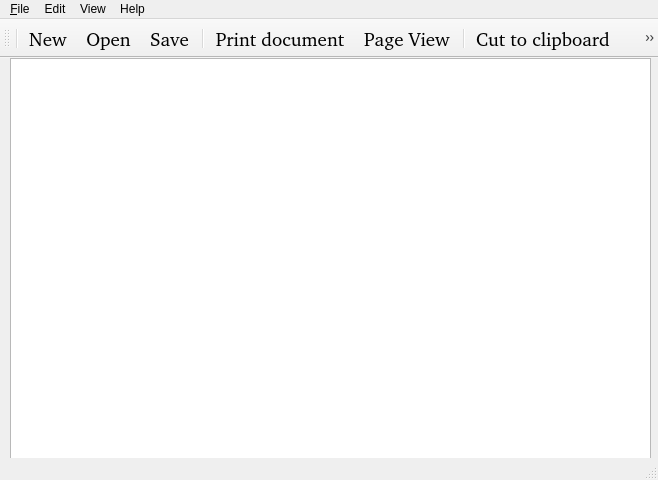
<?xml version="1.0" encoding="UTF-8"?>
<ui version="4.0">
 <class>MainWindow</class>
 <widget class="QMainWindow" name="MainWindow">
  <property name="geometry">
   <rect>
    <x>0</x>
    <y>0</y>
    <width>658</width>
    <height>480</height>
   </rect>
  </property>
  <property name="windowTitle">
   <string>Блокнот</string>
  </property>
  <widget class="QWidget" name="centralwidget">
   <widget class="QTextEdit" name="textEdit">
    <property name="geometry">
     <rect>
      <x>10</x>
      <y>0</y>
      <width>641</width>
      <height>461</height>
     </rect>
    </property>
   </widget>
  </widget>
  <widget class="QMenuBar" name="menubar">
   <property name="geometry">
    <rect>
     <x>0</x>
     <y>0</y>
     <width>658</width>
     <height>27</height>
    </rect>
   </property>
   <widget class="QMenu" name="menu_File">
    <property name="title">
     <string>&amp;File</string>
    </property>
    <addaction name="newAction"/>
    <addaction name="openAction"/>
    <addaction name="saveAction"/>
    <addaction name="separator"/>
    <addaction name="printAction"/>
    <addaction name="previewAction"/>
    <addaction name="closeAction"/>
   </widget>
   <widget class="QMenu" name="menuEdit">
    <property name="title">
     <string>Edit</string>
    </property>
    <addaction name="cutAction"/>
    <addaction name="copyAction"/>
    <addaction name="pasteAction"/>
    <addaction name="undoAction"/>
    <addaction name="redoAction"/>
   </widget>
   <widget class="QMenu" name="menuView">
    <property name="title">
     <string>View</string>
    </property>
   </widget>
   <widget class="QMenu" name="menuHelp">
    <property name="title">
     <string>Help</string>
    </property>
   </widget>
   <addaction name="menu_File"/>
   <addaction name="menuEdit"/>
   <addaction name="menuView"/>
   <addaction name="menuHelp"/>
  </widget>
  <widget class="QStatusBar" name="statusbar"/>
  <widget class="QToolBar" name="toolbar">
   <property name="font">
    <font>
     <family>Noto Sans [unknown]</family>
     <pointsize>14</pointsize>
    </font>
   </property>
   <property name="windowTitle">
    <string>Options</string>
   </property>
   <property name="new" stdset="0">
    <iconset>
     <normaloff>icons/new.png</normaloff>icons/new.png</iconset>
   </property>
   <attribute name="toolBarArea">
    <enum>TopToolBarArea</enum>
   </attribute>
   <attribute name="toolBarBreak">
    <bool>true</bool>
   </attribute>
   <addaction name="separator"/>
   <addaction name="newAction"/>
   <addaction name="openAction"/>
   <addaction name="saveAction"/>
   <addaction name="separator"/>
   <addaction name="printAction"/>
   <addaction name="previewAction"/>
   <addaction name="separator"/>
   <addaction name="cutAction"/>
   <addaction name="copyAction"/>
   <addaction name="pasteAction"/>
   <addaction name="undoAction"/>
   <addaction name="redoAction"/>
  </widget>
  <action name="closeAction">
   <property name="text">
    <string>Close</string>
   </property>
   <property name="toolTip">
    <string>Close Notepad</string>
   </property>
   <property name="statusTip">
    <string>Close app</string>
   </property>
   <property name="shortcut">
    <string>Ctrl+Q</string>
   </property>
  </action>
  <action name="newAction">
   <property name="icon">
    <iconset resource="pad.qrc">
     <normaloff>:/icons/new.png</normaloff>:/icons/new.png</iconset>
   </property>
   <property name="text">
    <string>New</string>
   </property>
   <property name="toolTip">
    <string>Create New File</string>
   </property>
   <property name="statusTip">
    <string>Create New File</string>
   </property>
   <property name="shortcut">
    <string>Ctrl+N</string>
   </property>
  </action>
  <action name="openAction">
   <property name="icon">
    <iconset resource="pad.qrc">
     <normaloff>:/icons/open.png</normaloff>:/icons/open.png</iconset>
   </property>
   <property name="text">
    <string>Open</string>
   </property>
   <property name="toolTip">
    <string>Open a File</string>
   </property>
   <property name="statusTip">
    <string>Open a File</string>
   </property>
   <property name="shortcut">
    <string>Ctrl+O</string>
   </property>
  </action>
  <action name="saveAction">
   <property name="icon">
    <iconset resource="pad.qrc">
     <normaloff>:/icons/save.png</normaloff>:/icons/save.png</iconset>
   </property>
   <property name="text">
    <string>Save</string>
   </property>
   <property name="toolTip">
    <string>Save a File</string>
   </property>
   <property name="statusTip">
    <string>Save a File</string>
   </property>
   <property name="shortcut">
    <string>Ctrl+S</string>
   </property>
  </action>
  <action name="printAction">
   <property name="icon">
    <iconset resource="pad.qrc">
     <normaloff>:/icons/print.png</normaloff>:/icons/print.png</iconset>
   </property>
   <property name="text">
    <string>Print document</string>
   </property>
   <property name="statusTip">
    <string>Print document</string>
   </property>
   <property name="shortcut">
    <string>Ctrl+P</string>
   </property>
  </action>
  <action name="previewAction">
   <property name="icon">
    <iconset resource="pad.qrc">
     <normaloff>:/icons/save.png</normaloff>:/icons/save.png</iconset>
   </property>
   <property name="text">
    <string>Page View</string>
   </property>
   <property name="statusTip">
    <string>Preview page before printing</string>
   </property>
   <property name="shortcut">
    <string>Ctrl+Shift+P</string>
   </property>
  </action>
  <action name="cutAction">
   <property name="icon">
    <iconset resource="pad.qrc">
     <normaloff>:/icons/cut.png</normaloff>:/icons/cut.png</iconset>
   </property>
   <property name="text">
    <string>Cut to clipboard</string>
   </property>
   <property name="statusTip">
    <string>Delete and copy text to clipboard</string>
   </property>
   <property name="shortcut">
    <string>Ctrl+X</string>
   </property>
  </action>
  <action name="copyAction">
   <property name="icon">
    <iconset resource="pad.qrc">
     <normaloff>:/icons/copy.png</normaloff>:/icons/copy.png</iconset>
   </property>
   <property name="text">
    <string>Copy text to clipboard</string>
   </property>
   <property name="statusTip">
    <string>Copy text to clipboard</string>
   </property>
   <property name="shortcut">
    <string>Ctrl+C</string>
   </property>
  </action>
  <action name="pasteAction">
   <property name="icon">
    <iconset resource="pad.qrc">
     <normaloff>:/icons/paste.png</normaloff>:/icons/paste.png</iconset>
   </property>
   <property name="text">
    <string>Paste from clipboard</string>
   </property>
   <property name="statusTip">
    <string>Paste text from clipboard</string>
   </property>
   <property name="shortcut">
    <string>Ctrl+V</string>
   </property>
  </action>
  <action name="undoAction">
   <property name="icon">
    <iconset resource="pad.qrc">
     <normaloff>:/icons/undo.png</normaloff>:/icons/undo.png</iconset>
   </property>
   <property name="text">
    <string>Undo last action</string>
   </property>
   <property name="statusTip">
    <string>Undo last action</string>
   </property>
   <property name="shortcut">
    <string>Ctrl+Z</string>
   </property>
  </action>
  <action name="redoAction">
   <property name="icon">
    <iconset resource="pad.qrc">
     <normaloff>:/icons/redo.png</normaloff>:/icons/redo.png</iconset>
   </property>
   <property name="text">
    <string>Redo last undone thing</string>
   </property>
   <property name="statusTip">
    <string>Redo last undone thing</string>
   </property>
   <property name="shortcut">
    <string>Ctrl+Y</string>
   </property>
  </action>
 </widget>
 <resources>
  <include location="pad.qrc"/>
 </resources>
 <connections/>
</ui>
